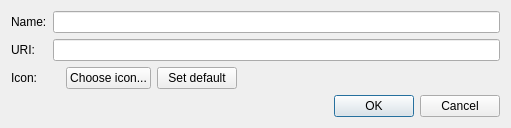
<?xml version="1.0" encoding="UTF-8"?>
<ui version="4.0">
 <class>ShortcutSettingsBase</class>
 <widget class="QDialog" name="ShortcutSettings">
  <property name="windowModality">
   <enum>Qt::NonModal</enum>
  </property>
  <property name="geometry">
   <rect>
    <x>0</x>
    <y>0</y>
    <width>511</width>
    <height>127</height>
   </rect>
  </property>
  <property name="sizePolicy">
   <sizepolicy hsizetype="Fixed" vsizetype="Fixed">
    <horstretch>0</horstretch>
    <verstretch>0</verstretch>
   </sizepolicy>
  </property>
  <property name="windowTitle">
   <string>Shortcut settings</string>
  </property>
  <property name="windowIcon">
   <iconset>
    <normaloff>:/plugins/shortcut_manager/icons/icon.png</normaloff>:/plugins/shortcut_manager/icons/icon.png</iconset>
  </property>
  <property name="modal">
   <bool>true</bool>
  </property>
  <layout class="QVBoxLayout" name="verticalLayout">
   <property name="sizeConstraint">
    <enum>QLayout::SetMinAndMaxSize</enum>
   </property>
   <item>
    <layout class="QGridLayout" name="gridLayout">
     <property name="sizeConstraint">
      <enum>QLayout::SetMinAndMaxSize</enum>
     </property>
     <property name="bottomMargin">
      <number>0</number>
     </property>
     <item row="0" column="1">
      <widget class="QLineEdit" name="_shortcutName_le">
       <property name="sizePolicy">
        <sizepolicy hsizetype="Preferred" vsizetype="Fixed">
         <horstretch>0</horstretch>
         <verstretch>0</verstretch>
        </sizepolicy>
       </property>
       <property name="text">
        <string/>
       </property>
      </widget>
     </item>
     <item row="2" column="0">
      <widget class="QLabel" name="label_2">
       <property name="sizePolicy">
        <sizepolicy hsizetype="Fixed" vsizetype="Preferred">
         <horstretch>0</horstretch>
         <verstretch>0</verstretch>
        </sizepolicy>
       </property>
       <property name="text">
        <string>URI:</string>
       </property>
      </widget>
     </item>
     <item row="0" column="0">
      <widget class="QLabel" name="label">
       <property name="sizePolicy">
        <sizepolicy hsizetype="Fixed" vsizetype="Preferred">
         <horstretch>0</horstretch>
         <verstretch>0</verstretch>
        </sizepolicy>
       </property>
       <property name="text">
        <string>Name:</string>
       </property>
      </widget>
     </item>
     <item row="2" column="1">
      <widget class="QLineEdit" name="_shortcutURI_le">
       <property name="sizePolicy">
        <sizepolicy hsizetype="Expanding" vsizetype="Fixed">
         <horstretch>0</horstretch>
         <verstretch>0</verstretch>
        </sizepolicy>
       </property>
      </widget>
     </item>
     <item row="3" column="0">
      <widget class="QLabel" name="label_3">
       <property name="sizePolicy">
        <sizepolicy hsizetype="Fixed" vsizetype="Preferred">
         <horstretch>0</horstretch>
         <verstretch>0</verstretch>
        </sizepolicy>
       </property>
       <property name="text">
        <string>Icon:</string>
       </property>
      </widget>
     </item>
     <item row="3" column="1">
      <layout class="QHBoxLayout" name="horizontalLayout_5">
       <property name="leftMargin">
        <number>0</number>
       </property>
       <item>
        <widget class="QLabel" name="_shortcutIcon_l">
         <property name="sizePolicy">
          <sizepolicy hsizetype="Fixed" vsizetype="Fixed">
           <horstretch>0</horstretch>
           <verstretch>0</verstretch>
          </sizepolicy>
         </property>
         <property name="lineWidth">
          <number>0</number>
         </property>
         <property name="text">
          <string notr="true"/>
         </property>
         <property name="pixmap">
          <pixmap resource="../resources.qrc">:/plugins/shortcut_manager/icons/icon.png</pixmap>
         </property>
         <property name="scaledContents">
          <bool>false</bool>
         </property>
         <property name="alignment">
          <set>Qt::AlignLeading|Qt::AlignLeft|Qt::AlignVCenter</set>
         </property>
         <property name="indent">
          <number>0</number>
         </property>
         <property name="textInteractionFlags">
          <set>Qt::NoTextInteraction</set>
         </property>
        </widget>
       </item>
       <item>
        <widget class="QPushButton" name="_changeIconBtn">
         <property name="sizePolicy">
          <sizepolicy hsizetype="Fixed" vsizetype="Fixed">
           <horstretch>0</horstretch>
           <verstretch>0</verstretch>
          </sizepolicy>
         </property>
         <property name="text">
          <string>Choose icon...</string>
         </property>
        </widget>
       </item>
       <item>
        <widget class="QPushButton" name="pbSetDefaultIcon">
         <property name="text">
          <string>Set default</string>
         </property>
        </widget>
       </item>
       <item>
        <spacer name="horizontalSpacer">
         <property name="orientation">
          <enum>Qt::Horizontal</enum>
         </property>
         <property name="sizeHint" stdset="0">
          <size>
           <width>40</width>
           <height>20</height>
          </size>
         </property>
        </spacer>
       </item>
      </layout>
     </item>
    </layout>
   </item>
   <item>
    <widget class="QDialogButtonBox" name="buttonBox">
     <property name="sizePolicy">
      <sizepolicy hsizetype="Expanding" vsizetype="Fixed">
       <horstretch>0</horstretch>
       <verstretch>0</verstretch>
      </sizepolicy>
     </property>
     <property name="styleSheet">
      <string notr="true"/>
     </property>
     <property name="orientation">
      <enum>Qt::Horizontal</enum>
     </property>
     <property name="standardButtons">
      <set>QDialogButtonBox::Cancel|QDialogButtonBox::Ok</set>
     </property>
     <property name="centerButtons">
      <bool>false</bool>
     </property>
    </widget>
   </item>
  </layout>
 </widget>
 <resources>
 </resources>
 <connections>
  <connection>
   <sender>buttonBox</sender>
   <signal>accepted()</signal>
   <receiver>ShortcutSettings</receiver>
   <slot>accept()</slot>
   <hints>
    <hint type="sourcelabel">
     <x>248</x>
     <y>254</y>
    </hint>
    <hint type="destinationlabel">
     <x>157</x>
     <y>274</y>
    </hint>
   </hints>
  </connection>
  <connection>
   <sender>buttonBox</sender>
   <signal>rejected()</signal>
   <receiver>ShortcutSettings</receiver>
   <slot>reject()</slot>
   <hints>
    <hint type="sourcelabel">
     <x>316</x>
     <y>260</y>
    </hint>
    <hint type="destinationlabel">
     <x>286</x>
     <y>274</y>
    </hint>
   </hints>
  </connection>
 </connections>
</ui>
